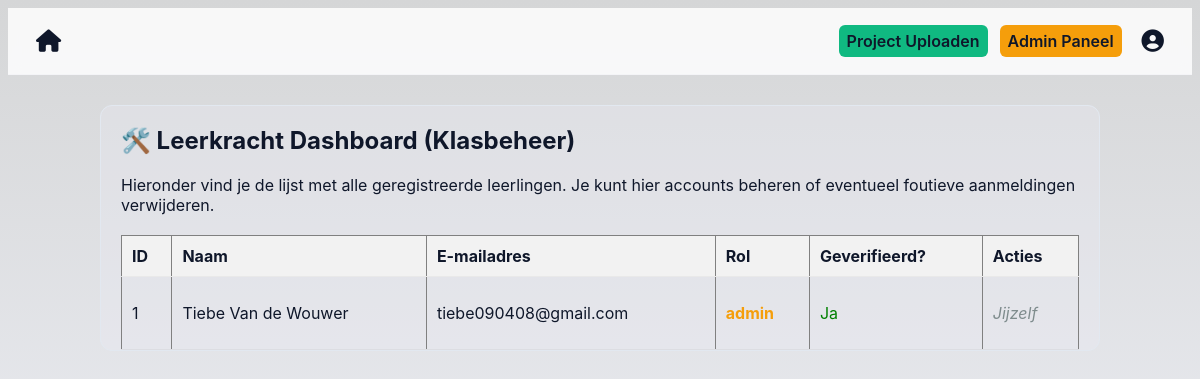
The page /admin/dashboard (signed in) on the database its author committed.
### tables this page shows
CREATE TABLE users (
            id INTEGER PRIMARY KEY AUTOINCREMENT,
            name TEXT NOT NULL,
            email TEXT UNIQUE NOT NULL,
            password_hash TEXT NOT NULL,
            verified INTEGER DEFAULT 0,
            role TEXT DEFAULT 'user'  -- HIERMEE HOUDEN WE DE ROL BIJ
        );

### app.py (the view)
@app.route('/admin/dashboard')
def admin_dashboard():
    if 'user_role' not in session or session['user_role'] != 'admin':
        return "Toegang geweigerd! Je bent geen leerkracht.", 403
    conn = get_db_connection()
    db = conn.cursor()
    gebruikers = db.execute("SELECT id, name, email, role, verified FROM users").fetchall()
    aantal_leerlingen = db.execute("SELECT COUNT(*) FROM users WHERE role = 'user'").fetchone()[0]
    aantal_admins = db.execute("SELECT COUNT(*) FROM users WHERE role = 'admin'").fetchone()[0]
    conn.close()
    return render_template('admin_dashboard.html',
                           gebruikers=gebruikers,
                           aantal_leerlingen=aantal_leerlingen,
                           aantal_admins=aantal_admins)

### app.py (called while the page is built)
def get_db_connection():
    conn = sqlite3.connect('registrants.db')
    conn.row_factory = sqlite3.Row
    return conn

@app.context_processor
def inject_theme():
    theme = session.get('theme', 'light')
    if theme not in ['light', 'dark', 'ocean', 'dark-neon', 'soft-nature', 'sunset', 'frosted-ice', 'retro-gaming', 'coffee', 'cyberpunk']:
        theme = 'light'
    return {'theme_class': theme}

### templates/admin_dashboard.html
{% extends "layout.html" %}
{% block content %}
<h2>🛠️ Leerkracht Dashboard (Klasbeheer)</h2>
<p>Hieronder vind je de lijst met alle geregistreerde leerlingen. Je kunt hier accounts beheren of eventueel foutieve aanmeldingen verwijderen.</p>
<table border="1" style="width: 100%; border-collapse: collapse; margin-top: 20px; text-align: left;">
    <thead>
        <tr style="background-color: #f2f2f2;">
            <th style="padding: 10px;">ID</th>
            <th style="padding: 10px;">Naam</th>
            <th style="padding: 10px;">E-mailadres</th>
            <th style="padding: 10px;">Rol</th>
            <th style="padding: 10px;">Geverifieerd?</th>
            <th style="padding: 10px;">Acties</th>
        </tr>
    </thead>
    <tbody>
        {% for gebruiker in gebruikers %}
        <tr>
            <td style="padding: 10px;">{{ gebruiker['id'] }}</td>
            <td style="padding: 10px;">{{ gebruiker['name'] }}</td>
            <td style="padding: 10px;">{{ gebruiker['email'] }}</td>
            <td style="padding: 10px;">
                <span class="role-badge role-{{ gebruiker['role'] }}">
                    {{ gebruiker['role'] }}
                </span>
            </td>
            <td style="padding: 10px;">
                {% if gebruiker['verified'] == 1 %} <p style="color: green;">Ja</p> {% else %} <p style="color: red;">Nee</p> {% endif %}
            </td>
            <td style="padding: 10px;">
                {% if gebruiker['id'] != session['user_id'] %}
                    <form action="{{ url_for('admin_delete_user', user_id=gebruiker['id']) }}" method="post" onsubmit="return confirm('Weet je zeker dat je deze gebruiker wilt verwijderen?');" style="margin:0;">
                        <button type="submit" style="background-color: #e74c3c; color: white; border: none; padding: 5px 10px; border-radius: 4px; cursor: pointer;">Verwijderen</button>
                    </form>
                {% else %}
                    <span style="color: #7f8c8d; font-style: italic;">Jijzelf</span>
                {% endif %}
            </td>
        </tr>
        {% endfor %}
    </tbody>
</table>
{% endblock %}

### static/style.css (style rules this page uses)
:root { --bg: #f5f7ff; --bg-gradient: #d5d6d7; --card: #ffffff; --muted: #64748b; --primary: #4f46e5; --primary-light: #818cf8; --accent: #f59e0b; --success: #10b981; --danger: #ef4444; --text: #0f172a; --border: #e2e8f0; --glass: rgba(234, 234, 244, 0.34); }
* { box-sizing: border-box }
html,body { height:100% }
body { font-family: Inter, system-ui, -apple-system, 'Segoe UI', Roboto, 'Helvetica Neue', Arial; background: linear-gradient(180deg, var(--bg-gradient) 0%, var(--bg) 100%); background-attachment: fixed; color:var(--text); min-height:100%; -webkit-font-smoothing:antialiased; }
table { width:100%;border-collapse:collapse }
table th,table td { padding:10px;border-bottom:1px solid rgba(0,0,0,0.04);text-align:left }
.role-badge { font-weight:700 }
.role-admin { color:var(--accent) }

### rows shown on the page
users: id "1", name "Tiebe Van de Wouwer", email "tiebe090408@gmail.com", role "admin", verified "Ja", shows "Jijzelf"
